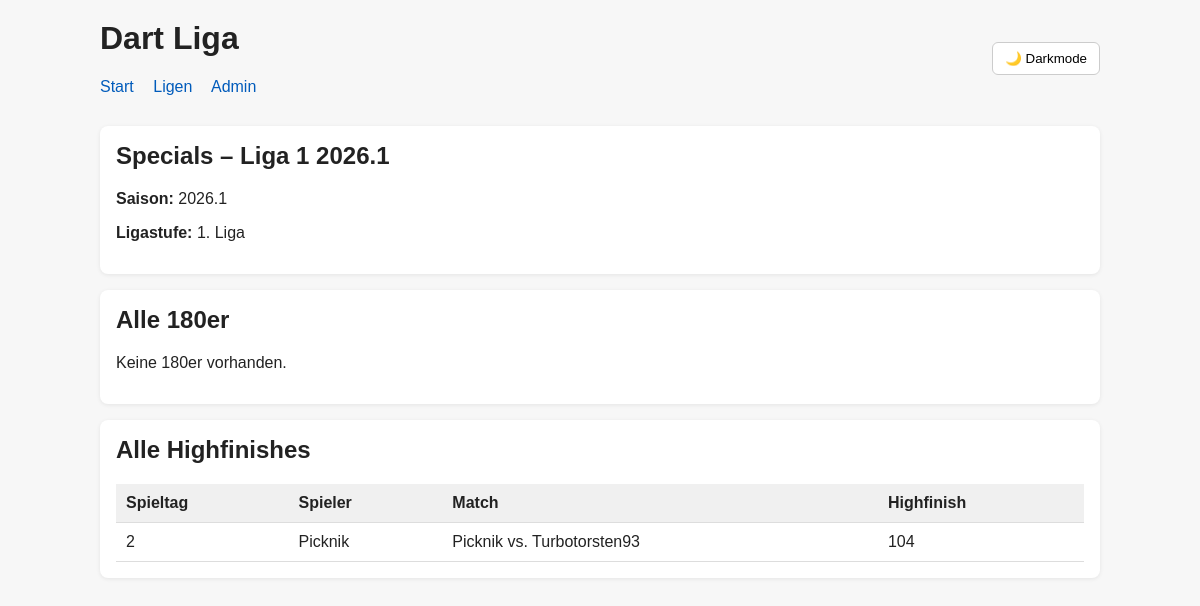
The app's page /ligen/1/specials/, older data.
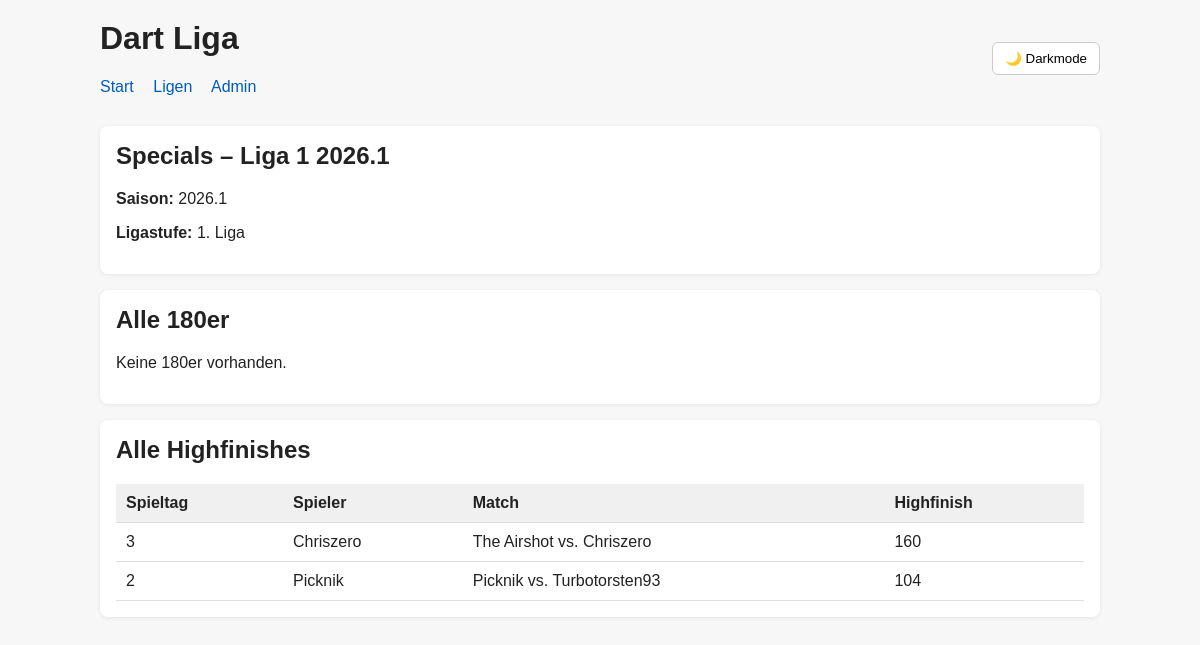
The same page, newer data.
### matches/models.py (models this page shows, shortened)
class Matchday(models.Model):
    league = models.ForeignKey(
        "leagues.League",
        on_delete=models.CASCADE,
        related_name="matchdays"
    )
    number = models.PositiveIntegerField()
    date = models.DateField(null=True, blank=True)
    class Meta:
        ordering = ["league", "number"]
        unique_together = ["league", "number"]

class Match(models.Model):
    matchday = models.ForeignKey(
        Matchday,
        on_delete=models.CASCADE,
        related_name="matches"
    )
    player1 = models.ForeignKey(
        "players.Player",
        on_delete=models.PROTECT,
        related_name="matches_as_player1"
    )
    player2 = models.ForeignKey(
        "players.Player",
        on_delete=models.PROTECT,
        related_name="matches_as_player2"
    )
    player1_legs = models.PositiveIntegerField(default=0)
    player2_legs = models.PositiveIntegerField(default=0)
    winner = models.ForeignKey(
        "players.Player",
        on_delete=models.SET_NULL,
        null=True,
        blank=True,
        related_name="won_matches"
    )
    is_finished = models.BooleanField(default=False)
    class Meta:
        ordering = ["matchday", "id"]
        verbose_name = "Spiel"
        verbose_name_plural = "Spiele"

### players/models.py (models this page shows, shortened)
class Player(models.Model):
    discord_name = models.CharField(
        max_length=100,
        unique=True,
        verbose_name="Discord Name"
    )
    autodarts_name = models.CharField(
        max_length=100,
        unique=True,
        verbose_name="Autodarts Name"
    )
    display_name = models.CharField(max_length=150, blank=True)
    is_active = models.BooleanField(default=True, verbose_name="Spieler aktiv")
    is_blocked = models.BooleanField(default=False, verbose_name="Spieler gesperrt")
    class Meta:
        ordering = ["display_name"]
        verbose_name = "Spieler"
        verbose_name_plural = "Spieler"
    def __str__(self):
        return self.display_name or f"{self.discord_name} / {self.autodarts_name}"

### public/views.py (the view, shortened to what this page needs)
# urls.py: path("ligen/<int:league_id>/specials/", views.league_specials, name="league_specials"),
def league_specials(request, league_id):
    league = get_object_or_404(
        League.objects.select_related("season", "tier"),
        id=league_id,
    )
    matchdays = (
        Matchday.objects.filter(league=league)
        .prefetch_related(
            "matches__player1",
            "matches__player2",
            "matches__specials__player",
            "matches__player_stats__player",
        )
        .order_by("number")
    )
    specials_180 = []
    highfinishes = []
    for matchday in matchdays:
        for match in matchday.matches.all():
            for special in match.specials.all():
                if special.special_type == "highfinish":
                    highfinishes.append({
                        "matchday": matchday,
                        "match": match,
                        "player": special.player,
                        "value": special.value,
                    })
    highfinishes.sort(key=lambda item: -item["value"])
    context = {
        "league": league,
        "specials_180": specials_180,
        "highfinishes": highfinishes,
    }
    return render(request, "public/league_specials.html", context)

### templates/public/league_specials.html (shortened to what this page needs)
{% extends "public/base.html" %}
{% block content %}
<div class="card">
    <h2>Specials – {{ league.name }}</h2>
    <p><strong>Saison:</strong> {{ league.season.name }}</p>
    <p><strong>Ligastufe:</strong> {{ league.tier.name }}</p>
</div>
<div class="card">
    <h2>Alle 180er</h2>
    {% if specials_180 %}
        <table>
            <thead>
                <tr>
                    <th>Spieltag</th>
                    <th>Spieler</th>
                    <th>Match</th>
                    <th>Wert</th>
                </tr>
            </thead>
            <tbody>
                {% for item in specials_180 %}
                    <tr>
                        <td>{{ item.matchday.number }}</td>
                        <td>{{ item.player.display_name }}</td>
                        <td>{{ item.match.player1 }} vs. {{ item.match.player2 }}</td>
                        <td>{{ item.value }}</td>
                    </tr>
                {% endfor %}
            </tbody>
        </table>
    {% else %}
        <p>Keine 180er vorhanden.</p>
    {% endif %}
</div>
<div class="card">
    <h2>Alle Highfinishes</h2>
    {% if highfinishes %}
        <table>
            <thead>
                <tr>
                    <th>Spieltag</th>
                    <th>Spieler</th>
                    <th>Match</th>
                    <th>Highfinish</th>
                </tr>
            </thead>
            <tbody>
                {% for item in highfinishes %}
                    <tr>
                        <td>{{ item.matchday.number }}</td>
                        <td>{{ item.player.display_name }}</td>
                        <td>{{ item.match.player1 }} vs. {{ item.match.player2 }}</td>
                        <td>{{ item.value }}</td>
                    </tr>
                {% endfor %}
            </tbody>
        </table>
    {% else %}
        <p>Keine Highfinishes vorhanden.</p>
    {% endif %}
</div>
{% endblock %}

Row changes from the older to the newer data that the page shows:
added Matchday: matchday.number "3", player.display_name "Chriszero", match.player1 "The Airshot", match.player2 "Chriszero", value "160"
